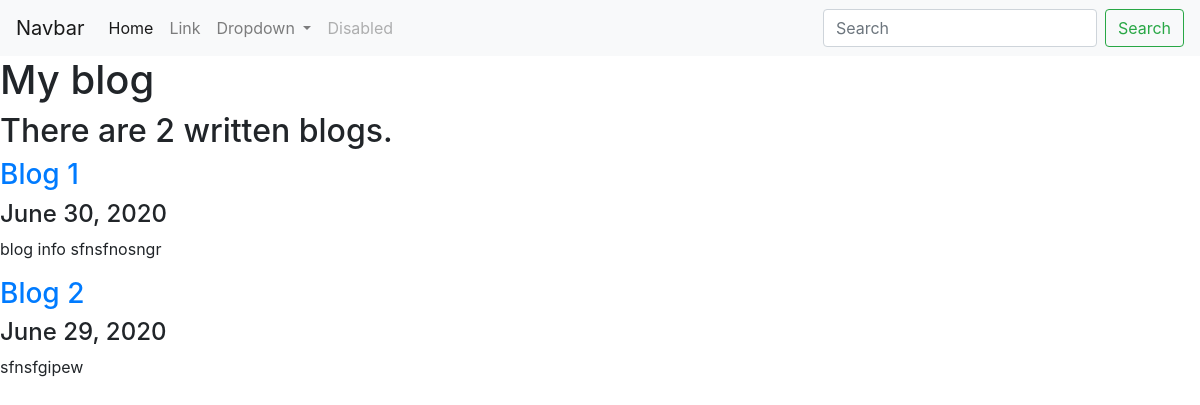
The page /blog/ on the database as committed earlier.
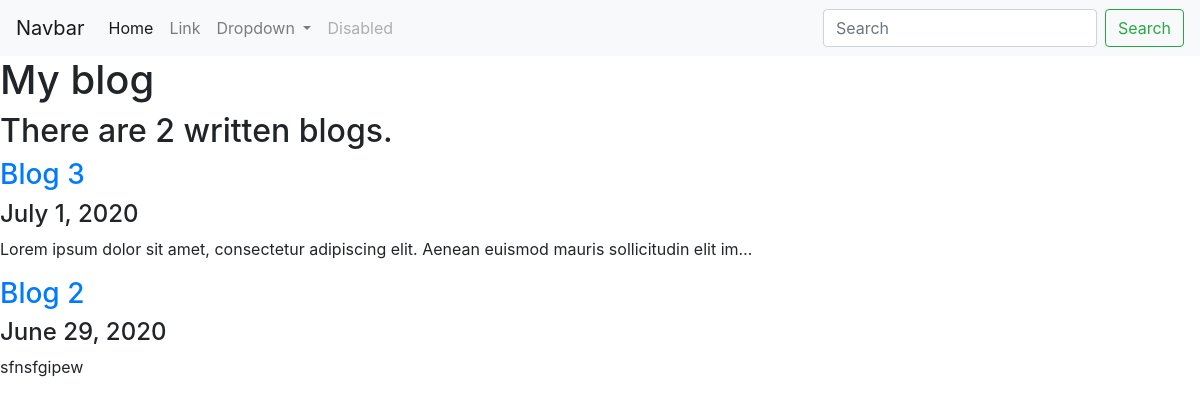
The same page on the database as committed later.
### blog/models.py (models this page shows, shortened)
class Blog(models.Model):
    title = models.CharField(max_length=200)
    description = models.TextField()
    date = models.DateField()

### blog/views.py (the view)
# urls.py: path('', views.all_blogs, name='all_blogs'),
def all_blogs(request):
    blogs = Blog.objects.order_by('-date') #[:5]
    return render(request, 'blog/all_blogs.html', {'blogs':blogs})

### blog/templates/blog/all_blogs.html
{% extends 'portfolio/base.html' %}
{% block content %}
<h1>My blog</h1>
<h2>There are {{blogs.count }} written blog{{ blogs.count|pluralize }}.</h2>
{% for blog in blogs %}
<a href="{% url 'blog:detail' blog.id %}"><h3>{{ blog.title }}</h3></a>
<h4>{{ blog.date}} </h4>
<p>{{ blog.description|striptags|truncatechars:100 }}</p>
{% endfor %}
{% endblock %}

### portfolio/templates/portfolio/base.html (shortened to what this page needs)
<!doctype html>
<html lang="en">
  <head>
    <link rel="stylesheet" href="https://stackpath.bootstrapcdn.com/bootstrap/4.5.0/css/bootstrap.min.css">
  </head>
  <body>
        <nav class="navbar navbar-expand-lg navbar-light bg-light">
            <a class="navbar-brand" href="#">Navbar</a>
            <div class="collapse navbar-collapse" id="navbarSupportedContent">
                <ul class="navbar-nav mr-auto">
                <li class="nav-item active">
                    <a class="nav-link" href="#">Home <span class="sr-only">(current)</span></a>
                </li>
                <li class="nav-item">
                    <a class="nav-link" href="#">Link</a>
                </li>
                <li class="nav-item dropdown">
                    <a class="nav-link dropdown-toggle" href="#" id="navbarDropdown" role="button" data-toggle="dropdown" aria-haspopup="true" aria-expanded="false">
                    Dropdown
                    </a>
                </li>
                <li class="nav-item">
                    <a class="nav-link disabled" href="#" tabindex="-1" aria-disabled="true">Disabled</a>
                </li>
                </ul>
                <form class="form-inline my-2 my-lg-0">
                <input class="form-control mr-sm-2" type="search" placeholder="Search" aria-label="Search">
                <button class="btn btn-outline-success my-2 my-sm-0" type="submit">Search</button>
                </form>
            </div>
        </nav>
    {% block content %} {% endblock %}
  </body>
</html>

Rows that differ between the two databases and show on the page:
removed Blog: title "Blog 1", date "June 30, 2020", description "blog info sfnsfnosngr"
added Blog: title "Blog 3", date "July 1, 2020", description "Lorem ipsum dolor sit amet, consectetur adipiscing elit. Aenean euismod mauris sollicitudin elit im…"
